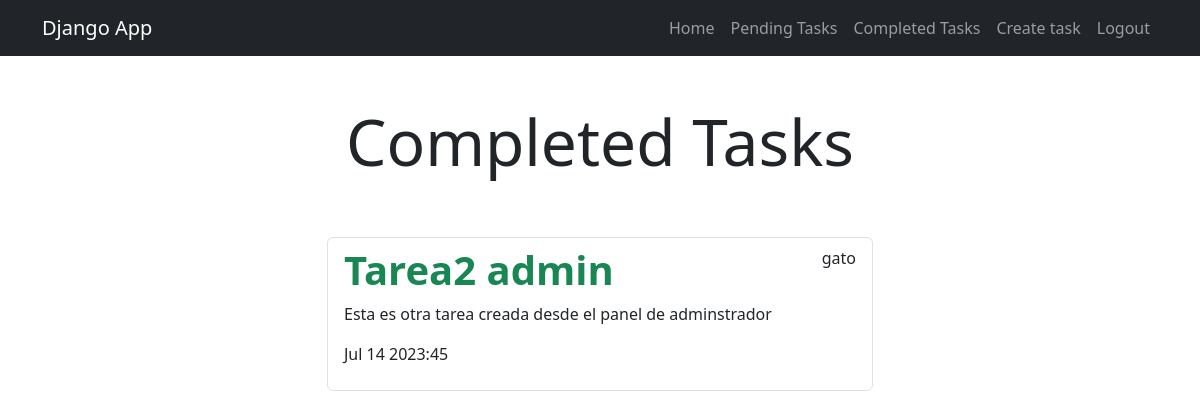
Screenshot of /tasks/completed (signed in) with the database file from the repository.
### tasks/models.py (models this page shows, shortened)
class Task(models.Model):
    title = models.CharField(max_length=200)
    description = models.TextField(blank=True)
    created = models.DateTimeField(auto_now_add=True) # auto_now_add=True: When the object is created, the date is saved by default
    date_completed = models.DateTimeField(null=True, blank=True)
    important = models.BooleanField(default=False)
    user = models.ForeignKey(User, on_delete=models.CASCADE)

### tasks/views.py (the view)
# urls.py: path('tasks/completed', views.tasks_completed, name='tasks_completed'),
@login_required
def tasks_completed(request):
    tasks = Task.objects.filter(user_id=request.user.id, date_completed__isnull=False).order_by('-date_completed')
    return render(request, 'tasks.html', {
        'tasks': tasks,
        'title': 'Completed Tasks'
    })

### tasks/templates/tasks.html
{% extends 'base.html' %}
{% block content %}
<main class="container">
    <div class="row">
        <div class="col-md-6 offset-md-3">
            <h1 class="text-center display-3 py-5">{{ title }}</h1>
            <ul class="list-group">
                {% for task in tasks %}
                    <a href="{% url 'task_detail' task.id %}" class="list-group-item">
                        <header class="d-flex justify-content-between">
                            {% if task.important %}
                            <h1 class="fw-bold text-success">{{ task.title }}</h1>
                            {% else %}
                            <h1 class="fw-bold">{{ task.title }}</h1>
                            {% endif %}
                            <p>{{ task.user.username }}</p>
                        </header>
                        <p>{{ task.description }}</p>
                        <p>{{ task.date_completed | date:'M j  Y:i' }}</p>
                    </a>
                {% endfor %}
            </ul>
        </div>
    </div>
</main>
{% endblock %}

### rows the page displays
Task: title "Tarea2 admin", user.username "gato", description "Esta es otra tarea creada desde el panel de adminstrador", date_completed "Jul 14 2023:45"

### other values shown
{{ title }} "Completed Tasks"
